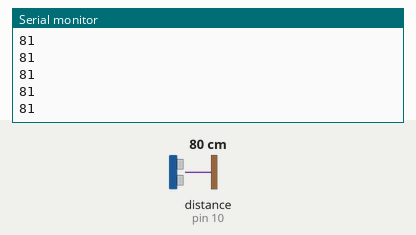
The sketch below on a simulated Arduino Uno, built with avr-gcc and run on an emulated ATmega328P. On the bench: the last lines printed to the serial monitor. Inputs (shaded band) come from the test bench; at power-on: distance to the obstacle (sensor on pin 10) 80 cm. The echo pulse lasts 58.3 µs per cm.

Above: at 1.2 s.
1.3 s: distance to the obstacle (sensor on pin 10) set to 2 cm
At 1.35 s:
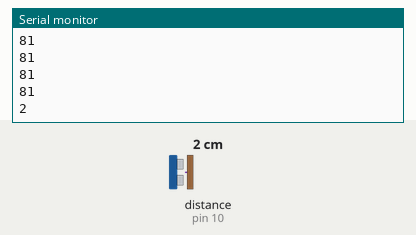
2.8 s: distance to the obstacle (sensor on pin 10) set to 4 cm
At 2.82 s:
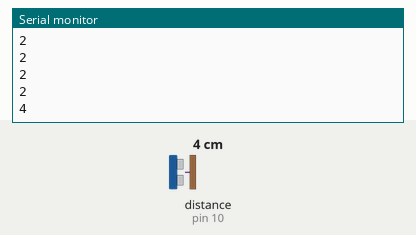
Timing chart, 0 to 5.8 s (numbered marks = the images above; inputs shaded):
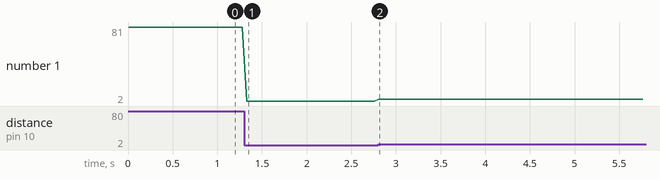

Measured:
- after the input at 1.3 s, the serial monitor: prints a new line at once (image 1)
- after the input at 2.8 s, the serial monitor: prints a new line at once (image 2)
- plotted number 1: 81 → 2 after the input at 1.3 s, 2 → 4 after the input at 2.8 s

The sketch:

New_Ping.ino
```cpp
#include <NewPing.h>
#include <Arduino.h>
#define TRIGGER_PIN 11
#define ECHO_PIN 10
#define MAX_DISTANCE 200

NewPing myHCSR04(TRIGGER_PIN, ECHO_PIN, MAX_DISTANCE);

void setup() {
 Serial.begin(9600);
}

void loop() {
     Serial.println(myHCSR04.ping_cm());
     delay(50);
}
```
